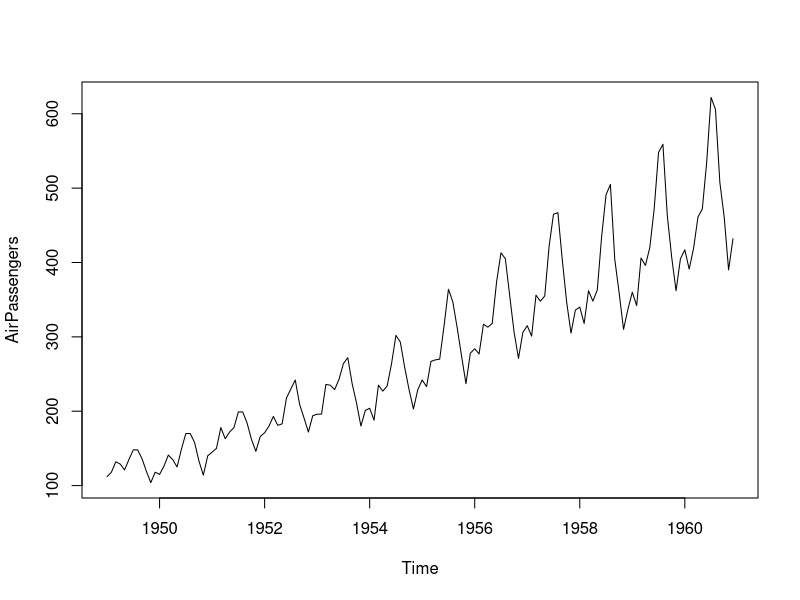
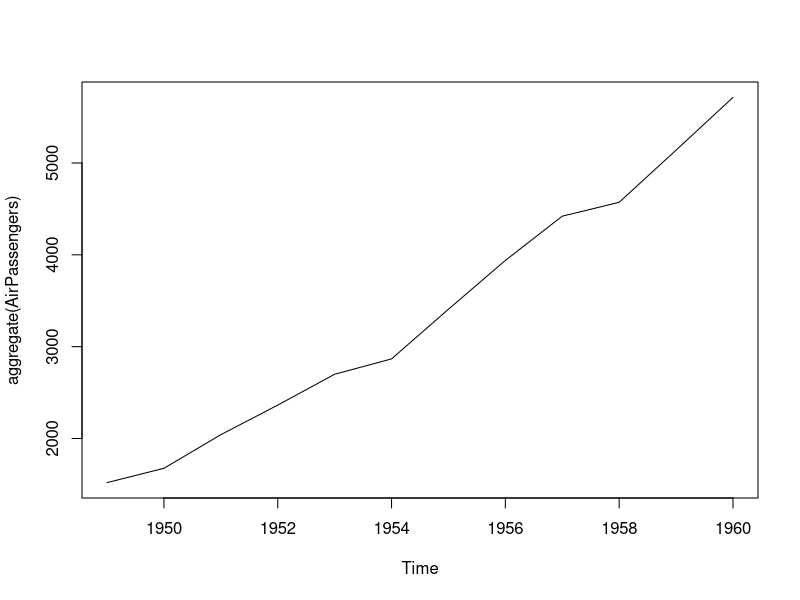
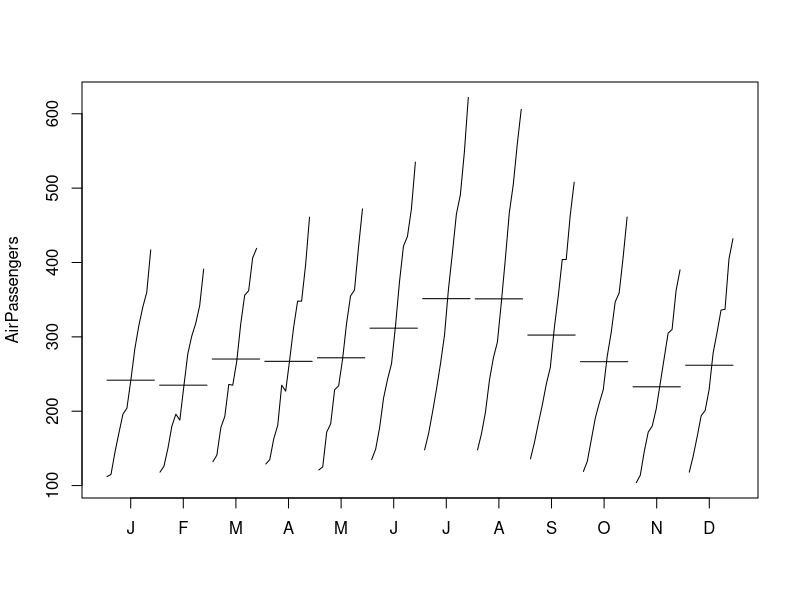
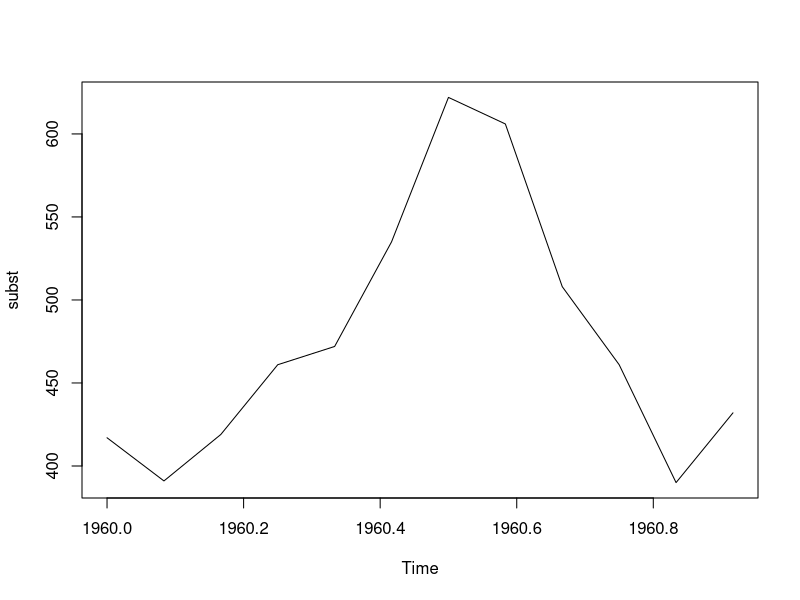
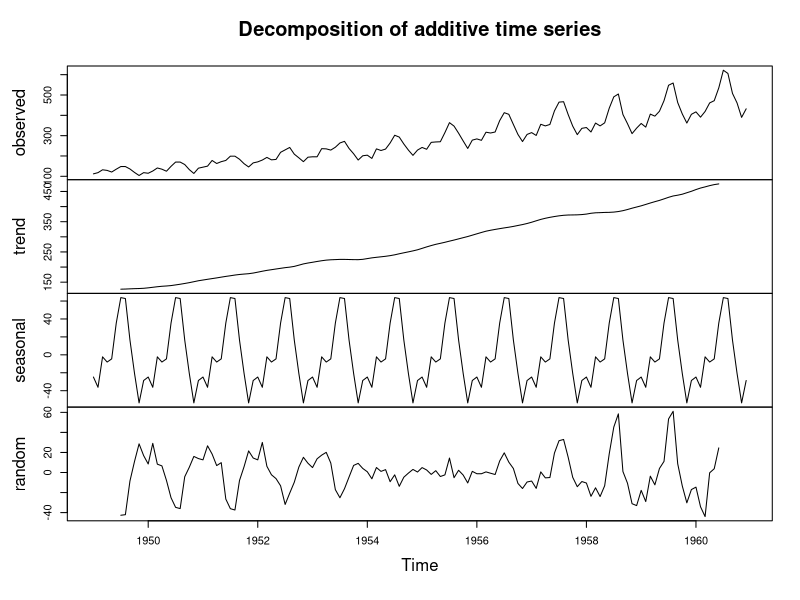
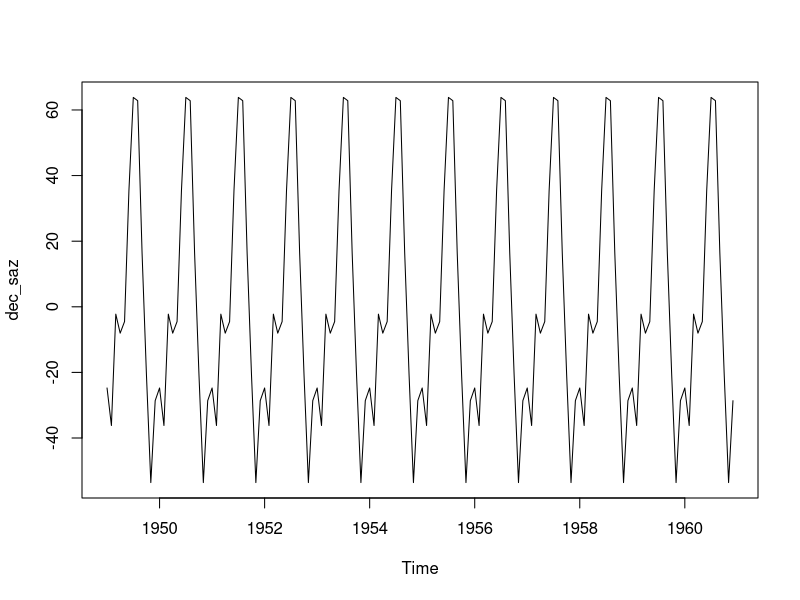
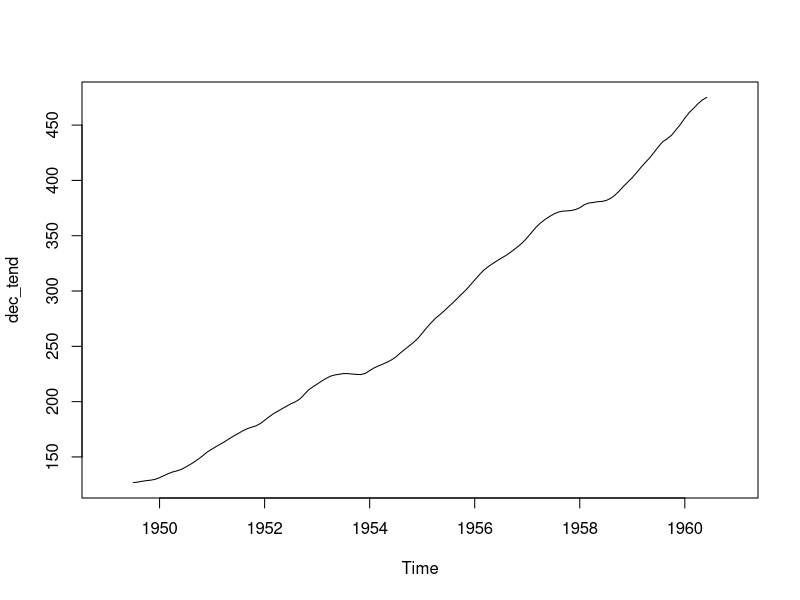
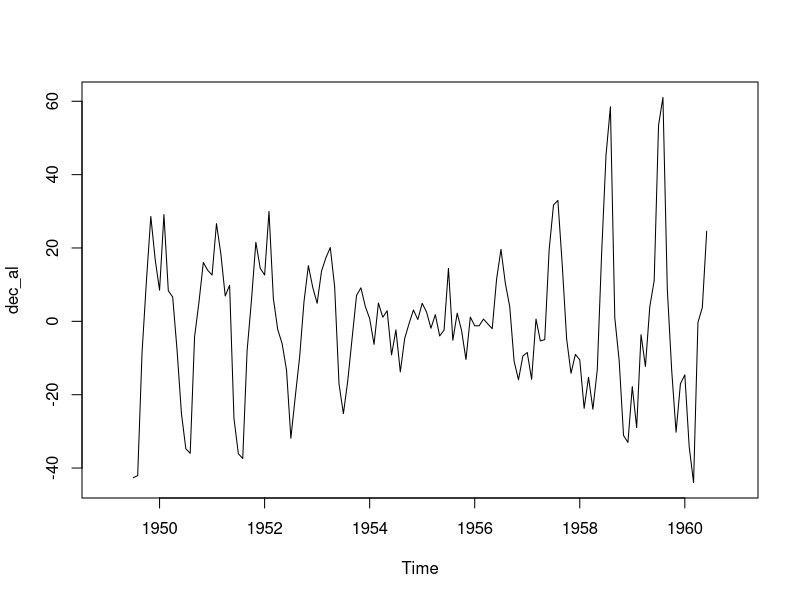

Write the R code that produced these figures, in order.
# Title     : Séries Temporais
# Objective : Conhecer um pouco daquilo que a linguagem R tem a nos oferecer para o tratamento de Séries Temporais
# Created by: accol
# Created on: 31/05/2020

library(forecast) # Pacote necessário para fazermos previsões

# Para essa prática usaremos o conjunto de dados nativo do R chamado AirPassangers -> passageiros transportados pelas companhias aéreas americanas no período de 1949 -> 1960

# <$> INICIANDO COM A EXPLORAÇÃO DOS DADOS <$>
# Fazendo uma inspeção visual em nossa base de dados
cat('\nA serie a ser trabalhada é a AirPassangers sua dimensão é de: ', length(AirPassengers), '\n')
cat('\nUma rápida inspeção sob os primeiros registros da Serie:\n ', head(AirPassengers), '\n')

print(AirPassengers)

# Visualizando as datas de início e fim da série
cat('\nA data de início da Série AirPassangers é: ', start(AirPassengers))
cat('\nA data final da Série AirPassangers é: ', end(AirPassengers))

# Agora faremos uma rápida inspeção Visual
plot(AirPassengers)
# Refinando ainda mais nossa Análise Exploratória EDA
plot(aggregate(AirPassengers))
# Refinando mais ainda vamos na nossa EDA avaliar o comportamento mensal da Série
monthplot(AirPassengers)
# Imagine agora que queremos visualizar uma janela -> uma parte da nossa Série Temporal => neste caso vamos extrair uma janela de Janeiro de 1960 à Dezembro de 1960 (um ano) ->> observe
subst = window(AirPassengers, start = c(1960, 1), end = c(1960, 12))
cat('\nA nossa janela atribuída a variável subst -> número de passageiros por mês é: \n', subst)
# Visualizando nossa janela graficamente temos:
plot(subst)

# <$> AGORA VAMOS TRABALAR COM A DECOMPOSIÇÃO DOS DADOS => Tendência, Sazonalidade e Aleatoriedade<$>

# É bem simples, podemos usar a função decompose() observe:
dec = decompose(AirPassengers)
# Observando nossa variável dec
cat('\n\nA variável dec armazena todos os dados referentes à decomposição de nossa base de dados\n')
print(dec)
cat('\nVamos agora plotar o gráfico da decomposição da base AirPassangers -> observe:\n\n')
plot(dec)
# Podemos acessar os dados por decomposição, por exemplo, imagine que desejo visualizar apenas a sazonalidade
dec_saz = dec$seasonal
cat('\nA sazonalidade apresenta os seguintes dados, observe:\n\n')
print(dec_saz)
# Podemos acessar os dados por decomposição, por exemplo, imagine que desejo visualizar apenas a linha de tendência
dec_tend = dec$trend
cat('\nA tendência da nossa base de dados apresenta os seguintes valores, observe:\n\n')
print(dec_tend)
# Podemos acessar os dados por decomposição, por exemplo, imagine que desejo visualizar apenas a aleatoriedade
dec_al = dec$random
cat('\nA aleatoridade da nossa base de dados apresenta os seguintes valores, observe:\n\n')
print(dec_al)
# Podemos da mesma forma visulaizar graficamente cada um dos elementos separadamente, observe
cat('\n\nVamos plotar o gráfico da Sazonalidade\n')
plot(dec_saz)
cat('\n\nVamos plotar o gráfico da Tendência\n')
plot(dec_tend)
cat('\n\nVamos plotar o gráfico da Aleatoriedade\n')
plot(dec_al)

# <$> FEITO TUDO ISSO PODEMOS ENTRAR NO PREOCESSO DE PREVISÃO -> O QUE PODEMOS ESPERAR PARA O FUTURO <$>
# Fazendo previsões da forma Simples -> não tão precisa
cat('\nA méida de todos os dados coletados é calulada por: \n', mean(AirPassengers))
# Observe que o uso da média para realizar previsões não levará a bons resultados, principlamente que sabemos que esta é uma Série com Sazonalidade, Aleatoriedade e Tendência de crescimento muito acentuada, logo há uma grande variabilidade nos dados
# Veja a seguir o cálculo da média considerando apenas o último ano da Série observe a discrepância
cat('\nA méida dos dados coletados no último ano da Série é calulada por: \n', mean(window(AirPassengers, start = c(1960,1), end = c(1960,12))))
# Uma forma mais refinada para aumentar a precisão é trabalhar com o conceito de Médias Móveis => a Média se ajusta na medida em que o tempo passa. Antes de tudo iremos precisar instalar o pacote 'forecast'
# No caso deste exemplo estaremos considerando 12 meses para o cálculo da média móvel (order = 12) -> você deverá experimentar outros valores até encontrar o que melhor se ajusta a seu projeto. No caso, vamos prever um ano após 1960
mediamovel = ma(AirPassengers, order = 12)
cat('\n\nExibindo o resultado da média móvel calculada considerando 12 meses\n')
print(mediamovel)
# Inspecionando seus dados mediamovel -> observerá alguns dados faltando NA -> isto ocorre porque ao escolher um parâmetro para o cálculo você fica dependente de ter periodiciadade acumulada para os cálculos da média
# Vamos experimentar agora alterar para 2 meses o período para o cálculo da media móvel
mediamovel_2 = ma(AirPassengers, order = 2)
cat('\n\nExibindo o resultado da média móvel calculada considerando 12 meses\n')
print(mediamovel_2)
plot(mediamovel)
plot(mediamovel_2)
# Através da inspeção visual poderá observar que os resultados encontrados com a mediamovel_2 se aproximam bem mais da realidade do comportamento dos dados -> e se usar meses igual 1 você poderá observar que retornará à série original, então usaremos a variação igual a 12
# Definida a média móvel podemos agora realizar a previsão => usaremos forecast note que usaremos h = 12 (quanto tempo que queremos prever) -> acompanhe ||> Provavelmente você terá uma mensagem de Warning ela é esperada em função dos NA de nossa base utilizada. Na prática você pode pensar em realizar uma limpeza na base (se for necessário)
previsao = forecast(mediamovel, h=12)
cat('\n\nExibindo o resultado da previsão considerando h = 12\n')
print(previsao)
# Vamos fazer uma inspeção visual de nossa previsão. Observe os níveis o efeito dos níveis de confiança -> acompanhe:
plot(previsao)
# Podemos sofisticar ainda mais nossa previsão usando a Técnica ARIMA. Vale a pena um estudo mais profundo em cima desta técnica, para esse laboratório vamos explorar apenas a auto.arima()
# Inicialmente vamos criar um objeto chamado arima
arima = auto.arima(AirPassengers)
cat('\n\nExibindo o objeto arima\n')
print(arima)
# Agora usaremos esse objeto para previsões
previsao_2 = forecast(arima, h=12)
cat('\n\nExibindo o nosso previsor\n')
print(previsao_2)
# Fazendo uma inspeção visual no nosso previsor2
plot(previsao_2)
